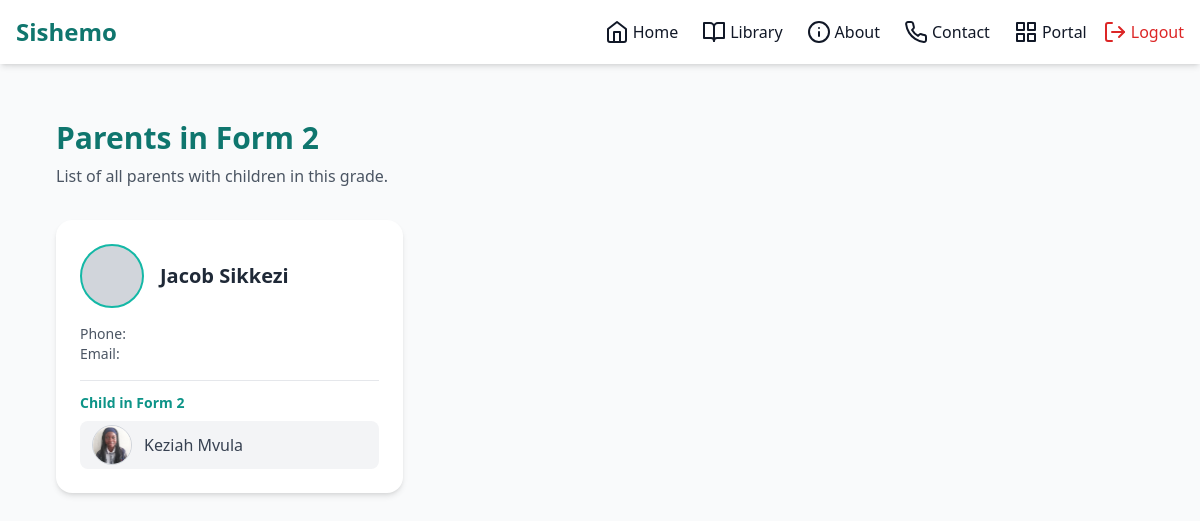
/parents/grades/1/ (signed in), run on the app's committed database.
### students/models.py (models this page shows, shortened)
class Grade(models.Model):
    name = models.CharField(max_length=50)

class Student(models.Model):
    profile = models.OneToOneField(
        UserProfile,
        on_delete=models.CASCADE,
        limit_choices_to={"role": "student"},
        blank=True,
        null=True
    )
    first_name = models.CharField(max_length=50)
    last_name = models.CharField(max_length=50)
    photo = models.ImageField(
        upload_to="students/photos/",
        blank=True,
        null=True
    )
    full_photo = models.ImageField(
        upload_to="students/full_photos/",
        blank=True,
        null=True
    )
    grade = models.ForeignKey(
        Grade,
        on_delete=models.SET_NULL,
        null=True,
        blank=True
    )
    parent = models.ForeignKey(
        Parent,
        on_delete=models.SET_NULL,
        null=True,
        blank=True,
        related_name="children",
    )
    school_balance = models.DecimalField(
        max_digits=10,
        decimal_places=2,
        default=0.00
    )
    enrollment_date = models.DateField(auto_now_add=True)
    is_active = models.BooleanField(default=True)
    on_transport = models.BooleanField(default=False)
    on_school_lunch = models.BooleanField(default=False)
    height_cm = models.PositiveIntegerField(null=True, blank=True)
    nationality = models.CharField(max_length=100)
    tribe = models.CharField(max_length=100, blank=True)
    address = models.TextField(blank=True)

### parents/models.py (models this page shows, shortened)
class Parent(models.Model):
    profile = models.OneToOneField(
        UserProfile,
        on_delete=models.CASCADE,
        related_name="parent_profile",
        limit_choices_to={"role": "parent"},
    )
    first_name = models.CharField(max_length=100)
    last_name = models.CharField(max_length=100)
    photo = models.ImageField(
        upload_to="parents/photos/",
        blank=True,
        null=True
    )
    primary_phone = models.CharField(max_length=20)
    secondary_phone = models.CharField(max_length=20, blank=True)
    address = models.TextField(blank=True)
    is_verified = models.BooleanField(default=False)
    created_at = models.DateTimeField(auto_now_add=True)

### parents/views.py (the view)
@login_required
def parents_in_grade(request, grade_id):
    grade = get_object_or_404(Grade, id=grade_id)
    parents = Parent.objects.filter(
        children__grade=grade
    ).distinct()
    parents = parents.prefetch_related(
        "children__profile"
    )
    return render(
        request,
        "parents/parents_in_grade.html",
        {
            "grade": grade,
            "parents": parents,
        }
    )

### parents/templates/parents/parents_in_grade.html (shortened to what this page needs)
{% extends "base.html" %}
{% load static %}
{% block content %}
<div class="min-h-screen bg-gray-50 p-6">
    <div class="max-w-7xl mx-auto mb-8">
        <h1 class="text-3xl font-bold text-teal-700">
            Parents in {{ grade.name }}
        </h1>
        <p class="text-gray-600 mt-2">
            List of all parents with children in this grade.
        </p>
    </div>
<div class="max-w-7xl mx-auto">
    {% if parents %}
        <div class="grid grid-cols-1 md:grid-cols-2 lg:grid-cols-3 gap-6">
            {% for parent in parents %}
            <a href="{% url 'parents:parent_detail' parent.id %}"
               class="block bg-white shadow-md rounded-2xl p-6 hover:shadow-xl hover:scale-105 transition duration-300">
                <div class="flex items-center mb-4">
                    {% if parent.profile and parent.profile.image %}
                        <img src="{{ parent.profile.image.url }}" alt="Parent Image"
                             class="w-16 h-16 rounded-full object-cover mr-4 border-2 border-teal-500">
                    {% else %}
                        <div class="w-16 h-16 rounded-full bg-gray-300 mr-4 border-2 border-teal-500"></div>
                    {% endif %}
                    <h2 class="text-xl font-semibold text-gray-800">
                        {% if parent.first_name and parent.last_name %}
                            {{ parent.first_name }} {{ parent.last_name }}
                        {% elif parent.profile and parent.profile.user %}
                            {{ parent.profile.user.get_full_name }}
                        {% else %}
                            Unknown Parent
                        {% endif %}
                    </h2>
                </div>
                <div class="text-sm text-gray-600 mb-4">
                    <p><span class="font-medium">Phone:</span> {{ parent.phone }}</p>
                    {% if parent.profile and parent.profile.user %}
                        <p><span class="font-medium">Email:</span> {{ parent.profile.user.email }}</p>
                    {% endif %}
                </div>
<div class="border-t pt-3">
    <p class="text-sm font-semibold text-teal-600 mb-2">
        Child in {{ grade.name }}
    </p>
    <ul class="space-y-2">
        {% for child in parent.children.all %}
            {% if child.grade == grade %}
                <li class="flex items-center bg-gray-100 px-3 py-1 rounded-lg">
                    {% if child.photo %}
                        <img src="{{ child.photo.url }}" alt="Child Photo"
                             class="w-10 h-10 rounded-full object-cover mr-3 border border-gray-300">
                    {% else %}
                        <div class="w-10 h-10 rounded-full bg-gray-300 mr-3"></div>
                    {% endif %}
                    <span class="text-gray-700">
                        {{ child.first_name }} {{ child.last_name }}
                    </span>
                </li>
            {% endif %}
        {% endfor %}
    </ul>
</div>
                </a>
                {% endfor %}
            </div>
        {% else %}
            <div class="bg-white shadow rounded-xl p-6 text-center text-gray-600">
                No parents found in this grade.
            </div>
        {% endif %}
    </div>
</div>
{% endblock %}

### data on the page
Grade: name "Form 2"
Parent: first_name "Jacob", last_name "Sikkezi"
Student: photo (picture), first_name "Keziah", last_name "Mvula"
